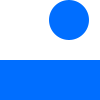
Frame 1 (no input)
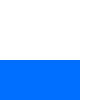
Frame 60 (the mouse pressed at the canvas centre just before this capture)
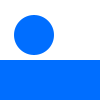
Frame 120 (the mouse held since frame 60 and released just before this capture)

The Processing sketch that drew these frames (run headless with seeded random() and noise(); from frame 60 on, the mouse is pressed at the canvas centre):

// Processing sketch: processing_83183
// ── processing_83183.pde

Ball rawr;
Paddle hey;
void setup()
{
  rawr=new Ball();
  hey=new Paddle();
}
void draw()
{
  background(255);
  hey.you();
  hey.there();
  rawr.boing();
  rawr.whee();
  rawr.raa();
  rawr.tadaa();
}
class Ball
{
  int x;
  int y;
  boolean upp;
  boolean rightt;
  Ball()
  {
    x=int(random(0,width));
    y=int(random(0,height));
    upp = true;
    rightt = true;
  }
  void tadaa()
  {
    noStroke();
    fill(0,110,255);
    ellipse(x,y,40,40);
  }
  void raa()
  {
    if(rightt==true)
    {
      x=x+5;
    }
    else
    {
      x=x-5;
    }
    if(upp==true)
    {
      y=y-5;
    }
    else
    {
      y=y+5;
    }
  }
  void boing ()
  {
    if(y>height)
    {
      upp=true;
    }
    if(y<1)
    {
      upp=false;
    }
    if(x<1)
    {
      rightt=true;
    }
    if(x>width)
    {
      rightt=false;
    }
  }
  void whee()
  {
    if(get(x,y+21) == color(0,110,255))
    {
      upp=true;
    }
  }
}
class Paddle 
{
  int la; 
  Paddle()
  {
    la=width/2;
  }
  void there()
  {
    noStroke();
    fill(0,110,255);
    rect(la-80,height-40,160,40);
  }
  void you()
  {
    if(mouseX>la) 
    {
      la=la+5;
    }
    if(mouseX<la)
    {
      la=la-5;
    }
  }
}
